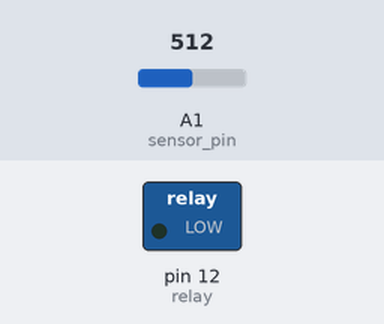
The sketch below on a simulated Arduino Uno, built with avr-gcc and run on an emulated ATmega328P. On the bench: switched loads named in the sketch (green lamp = pin HIGH). The test bench sets the inputs (shaded band); at power-on: A1 (sensor_pin) = 512. What the sketch prints to the serial monitor is not drawn.

Above: at 2.1 s.
2.2 s: A1 (sensor_pin) set to 818
4.1 s: A1 (sensor_pin) set to 838
At 6.0 s:
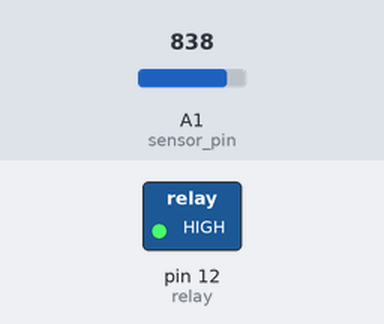
7.0 s: A1 (sensor_pin) set to 716
At 9.2 s:
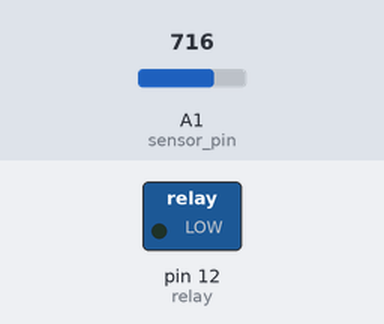
9.6 s: A1 (sensor_pin) set to 900
At 11.3 s:
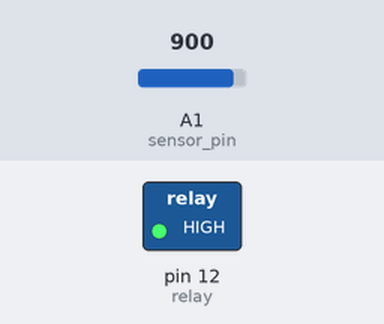
Timing chart, 0 to 12.8 s (numbered marks = the images above; inputs shaded):
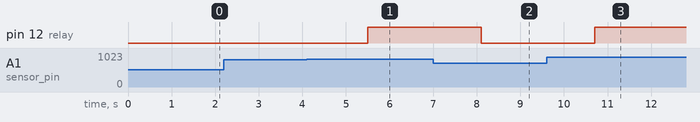

Measured:
- the behaviour switches between 828 and 829 on A1 (sensor_pin) (found by bisection; images 0 and 1)
- after the input at 2.2 s, every drawn part: stays the same
- after the input at 4.1 s, pin 12 (relay): LOW → HIGH after 1.4 s
- after the input at 7.0 s, pin 12 (relay): HIGH → LOW after 1.1 s
- after the input at 9.6 s, pin 12 (relay): LOW → HIGH after 1.1 s

The sketch:

Smart_gardent.ino
```cpp
int moisture, analog_sensor;
const int sensor_pin =A1; //chân Vp
const int relay = 12;
int dry_percent;
void setup() {
 Serial.begin(9600);
 pinMode(relay, OUTPUT);
 digitalWrite(relay, LOW);

}

void loop() {
  analog_sensor= analogRead(sensor_pin);
  dry_percent= map(analog_sensor,0,1023,0,100); //10bit
moisture = 100-dry_percent;
Serial.print("\f analog = " );
  Serial.println(analog_sensor);
  Serial.print("dry = " );
  Serial.println(dry_percent);
  Serial.print(" moisture = " );
  Serial.print(moisture);
  Serial.println("%");
  delay(300);

  if (moisture<20)
  {
    digitalWrite(relay, HIGH);
    Serial.println("bad");
  }
  else
  {
    digitalWrite(relay,LOW);
    Serial.println("good");
  }
  delay(1000);
}
```
